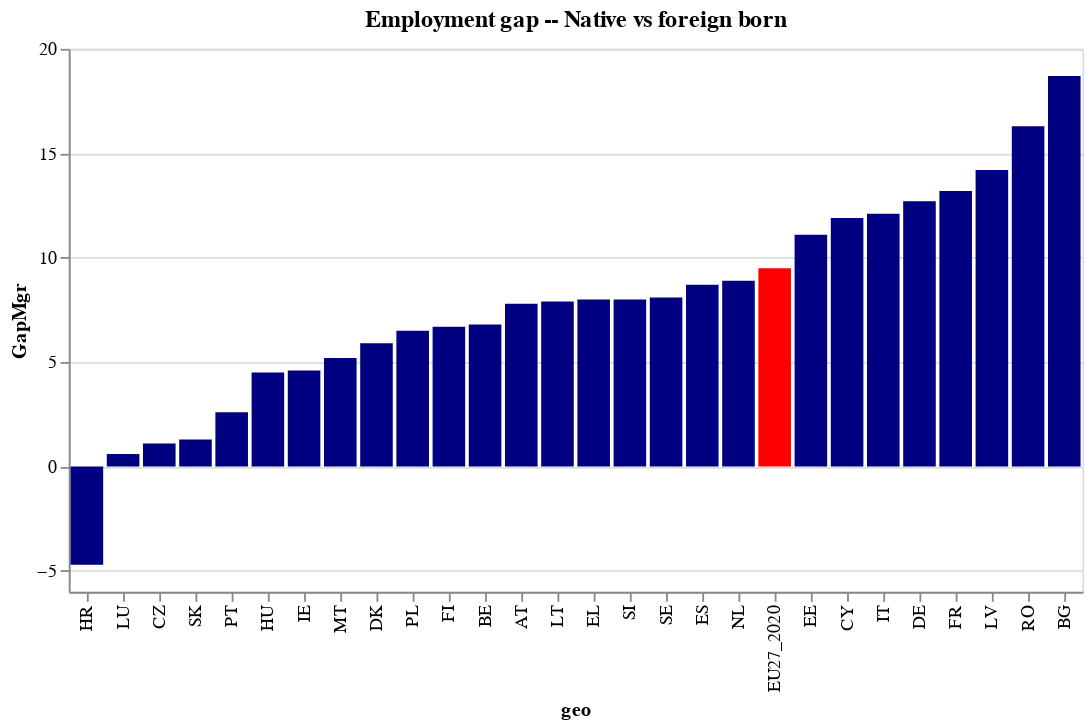

The notebook cell saved with this chart:
### Code cell
chart_data = gapdata.reset_index()
title = alt.TitleParams('Employment gap -- Native vs foreign born', anchor='middle')

plot = (
    alt.Chart(chart_data, title=title)
    .mark_bar()
    .encode(
        x=alt.X("geo", sort="y"),
        y="GapMgr"))

plot.encode(color=alt.condition(alt.datum.geo == "EU27_2020", alt.value("red"), alt.value("navy")))

### Figure 1 — Vega-Lite specification as saved in the notebook (floating-point values rounded to 4 significant figures)
{"config": {"view": {"continuousWidth": 400, "continuousHeight": 300}}, "data": {"name": "data-5a5fb536f4aa566d0361ada52caa1e1b"}, "mark": "bar", "encoding": {"color": {"condition": {"value": "red", "test": "(datum.geo === 'EU27_2020')"}, "value": "navy"}, "x": {"type": "nominal", "field": "geo", "sort": "y"}, "y": {"type": "quantitative", "field": "GapMgr"}}, "title": {"text": "Employment gap -- Native vs foreign born", "anchor": "middle"}, "$schema": "https://vega.github.io/schema/vega-lite/v4.8.1.json", "datasets": {"data-5a5fb536f4aa566d0361ada52caa1e1b": [{"geo": "AT", "GapAll": 8.1, "GapNEU": 18.0, "GapMgr": 7.8, "GapOQ": 5.7, "GapONEU": 5.4}, {"geo": "BE", "GapAll": 6.0, "GapNEU": 20.1, "GapMgr": 6.8, "GapOQ": -2.7, "GapONEU": 12.8}, {"geo": "BG", "GapAll": null, "GapNEU": null, "GapMgr": 18.7, "GapOQ": -3.2, "GapONEU": 2.1}, {"geo": "CY", "GapAll": 12.4, "GapNEU": 21.2, "GapMgr": 11.9, "GapOQ": null, "GapONEU": 8.6}, {"geo": "CZ", "GapAll": 1.1, "GapNEU": 6.8, "GapMgr": 1.1, "GapOQ": -18.7, "GapONEU": 8.8}, {"geo": "DE", "GapAll": 15.2, "GapNEU": 22.9, "GapMgr": 12.7, "GapOQ": null, "GapONEU": 6.1}, {"geo": "DK", "GapAll": 6.6, "GapNEU": 8.6, "GapMgr": 5.9, "GapOQ": null, "GapONEU": 9.9}, {"geo": "EE", "GapAll": 14.2, "GapNEU": 15.0, "GapMgr": 11.1, "GapOQ": null, "GapONEU": 2.8}, {"geo": "EL", "GapAll": 15.3, "GapNEU": 19.6, "GapMgr": 8.0, "GapOQ": 14.0, "GapONEU": 15.9}, {"geo": "ES", "GapAll": 9.9, "GapNEU": 13.3, "GapMgr": 8.7, "GapOQ": 4.8, "GapONEU": 6.4}, {"geo": "EU27_2020", "GapAll": 11.5, "GapNEU": 18.1, "GapMgr": 9.5, "GapOQ": null, "GapONEU": 7.2}, {"geo": "FI", "GapAll": 9.5, "GapNEU": 11.3, "GapMgr": 6.7, "GapOQ": -7.8, "GapONEU": 3.3}, {"geo": "FR", "GapAll": 16.1, "GapNEU": 21.8, "GapMgr": 13.2, "GapOQ": null, "GapONEU": 5.8}, {"geo": "HR", "GapAll": -3.2, "GapNEU": 3.5, "GapMgr": -4.7, "GapOQ": null, "GapONEU": 11.0}, {"geo": "HU", "GapAll": 10.8, "GapNEU": 14.2, "GapMgr": 4.5, "GapOQ": null, "GapONEU": 1.7}, {"geo": "IE", "GapAll": 5.1, "GapNEU": 7.5, "GapMgr": 4.6, "GapOQ": null, "GapONEU": null}, {"geo": "IT", "GapAll": 14.2, "GapNEU": 17.0, "GapMgr": 12.1, "GapOQ": 11.2, "GapONEU": 3.9}, {"geo": "LT", "GapAll": 9.9, "GapNEU": 11.7, "GapMgr": 7.9, "GapOQ": null, "GapONEU": 9.2}, {"geo": "LU", "GapAll": -1.3, "GapNEU": 7.5, "GapMgr": 0.6, "GapOQ": null, "GapONEU": null}, {"geo": "LV", "GapAll": 14.4, "GapNEU": 15.4, "GapMgr": 14.2, "GapOQ": null, "GapONEU": 14.0}, {"geo": "MT", "GapAll": 5.7, "GapNEU": 9.1, "GapMgr": 5.2, "GapOQ": null, "GapONEU": null}, {"geo": "NL", "GapAll": 8.4, "GapNEU": 20.1, "GapMgr": 8.9, "GapOQ": null, "GapONEU": 6.9}, {"geo": "PL", "GapAll": 8.4, "GapNEU": 9.4, "GapMgr": 6.5, "GapOQ": null, "GapONEU": 9.8}, {"geo": "PT", "GapAll": 11.1, "GapNEU": 15.4, "GapMgr": 2.6, "GapOQ": null, "GapONEU": null}, {"geo": "RO", "GapAll": null, "GapNEU": null, "GapMgr": 16.3, "GapOQ": -6.2, "GapONEU": -6.5}, {"geo": "SE", "GapAll": 10.0, "GapNEU": 15.1, "GapMgr": 8.1, "GapOQ": -5.7, "GapONEU": -8.9}, {"geo": "SI", "GapAll": 13.2, "GapNEU": 17.0, "GapMgr": 8.0, "GapOQ": null, "GapONEU": null}, {"geo": "SK", "GapAll": 1.0, "GapNEU": null, "GapMgr": 1.3, "GapOQ": -12.0, "GapONEU": null}]}}
